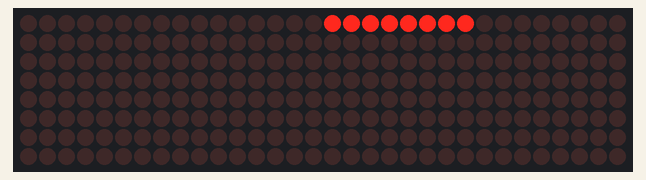
The program below on a simulated ATmega16, built with avr-gcc and emulated at 16 MHz. On the bench: 32×8 LED matrix. Wiring (inferred from the names in the program): 4 × MAX7219 LED driver (orientation assumed): data PC5; clock PC4; CS PC3. Random numbers use the default seed unless the program sets one; EEPROM starts erased.

Above: at 0.1 s.
At 10.9 s:
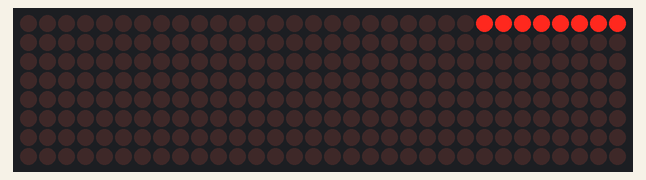
At 19.3 s:
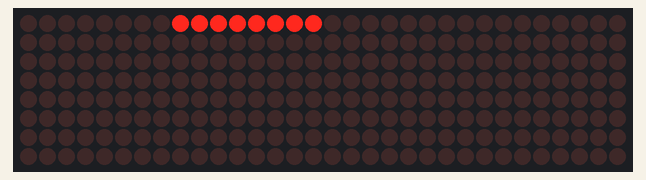
At 38.5 s:
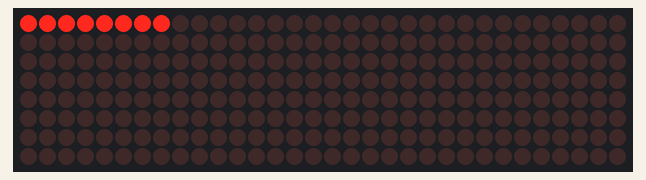

Measured:
- what the display in image 1 shows lasts 1.0 s, from 10.8 s to 11.8 s

The program:

main.c
```c
#ifndef F_CPU
#define F_CPU 16000000UL // 16 MHz
#endif

#include <avr/io.h>
#include <util/delay.h>
#include <stdlib.h>
#include <avr/eeprom.h>
#include "max7219.h"

/*
 * EEPROM read/write random seed
 *     https://www.avrfreaks.net/comment/558497#comment-558497
 * Generate random:
 *     https://www.avrfreaks.net/comment/205063#comment-205063
 *     https://www.avrfreaks.net/comment/946395#comment-946395
 * avr-libc:
 *     https://www.nongnu.org/avr-libc/user-manual/group__avr__eeprom.html
 */
void seedTheRand() {
    uint8_t state = eeprom_read_byte((uint8_t *) 0);
    srand(state);
    rand();

    // Alternative: #define RANDINT(n) (random() / (RANDOM_MAX/(n) + 1))
    //          or:                     rand()   / (RAND_MAX  / n  + 1)
    int newState = (int) ((double)rand() / ((double)RAND_MAX + 1) * 255);
    eeprom_write_byte((uint8_t *) 0, newState);
}

int getNextRandom() {
    return (int) ((double)rand() / ((double)RAND_MAX + 1) * 4);
}

int main(void) {
    MAX7219_Init();
    MAX7219_SetBrightness(7);

    seedTheRand();

    for (;;) {
        int randomMatrix = getNextRandom();
        MAX7219_DisplayRowOfMatrix(0, 0b11111111, randomMatrix);

        _delay_ms(1000);

        MAX7219_Clear();

        _delay_ms(200);
    }

    return 0;
}
```

max7219.h
```c
void MAX7219_Init(void);
void MAX7219_Clear(void);
void MAX7219_SetBrightness(uint8_t brightness);
void MAX7219_DisplayRow(uint8_t row, uint8_t cols);
void MAX7219_DisplayRowOfMatrix(uint8_t row, uint8_t cols, int8_t matrix);
```

max7219.c
```c
/*
 * ATMega328P + MAX7219
 *
 * http://ee.cleversoul.com/max7219-source.html
 * https://www.mikrocontroller.net/topic/347500
 * http://www.netzmafia.de/skripten/hardware/RasPi/Projekt-MAX7219/index.html
 *
 * https://github.com/vancegroup-mirrors/avr-libc/blob/master/avr-libc/include/avr/iom328p.h
 */


#include <avr/io.h>
#include "max7219.h"

/*
 **********************************************************
 * ADJUSTABLE CONSTANTS FOR INDIVIDUAL USAGE
 **********************************************************
 */

// number of daisy chained matrixes in total
#define MATRIX_COUNT     4
#define MATRIX_ROWS      8

// used registers and pins
#define ATMEGA_DDR        DDRC
#define ATMEGA_PORT       PORTC
#define DATA_PIN          PC5     // DIN
#define CLK_PIN           PC4     // CLK
#define LOAD_PIN          PC3     // CS

/*
 **********************************************************
 * SET CONSTANTS
 **********************************************************
 */

// registers
#define REG_DECODE        0x09
#define REG_INTENSITY     0x0a
#define REG_SCAN_LIMIT    0x0b
#define REG_SHUTDOWN      0x0c
#define REG_DISPLAY_TEST  0x0f
#define REG_NO_OP         0x00
#define REG_DIGIT0        0x01
#define REG_DIGIT1        0x02
#define REG_DIGIT2        0x03
#define REG_DIGIT3        0x04
#define REG_DIGIT4        0x05
#define REG_DIGIT5        0x06
#define REG_DIGIT6        0x07
#define REG_DIGIT7        0x08

// display intensity
#define INTENSITY_MIN     0x00
#define INTENSITY_MAX     0x0f

// macros
#define DATA_0()      (ATMEGA_PORT &= ~(1 << DATA_PIN))
#define DATA_1()      (ATMEGA_PORT |=  (1 << DATA_PIN))
#define CLK_0()       (ATMEGA_PORT &= ~(1 << CLK_PIN))
#define CLK_1()       (ATMEGA_PORT |=  (1 << CLK_PIN))
#define LOAD_0()      (ATMEGA_PORT &= ~(1 << LOAD_PIN))
#define LOAD_1()      (ATMEGA_PORT |=  (1 << LOAD_PIN))

// private prototypes
static void MAX7219_Write(uint8_t reg_number, uint8_t data);
static void MAX7219_Write_Data(uint8_t reg_number, uint8_t data, int8_t matrix);
static void MAX7219_SendByte(uint8_t data);
static void MAX7219_pinOutput(uint8_t pin);

/*
 **********************************************************
 * SET CONSTANTS
 **********************************************************
 */

#define BUFFER_SIZE     (MATRIX_COUNT * MATRIX_ROWS)
// uint8_t buffer[BUFFER_SIZE];


void MAX7219_Init(void) {
    // set pins as output
    MAX7219_pinOutput(DATA_PIN);
    MAX7219_pinOutput(CLK_PIN);
    MAX7219_pinOutput(LOAD_PIN);

    LOAD_1();
    CLK_0();
    DATA_0();

    MAX7219_Write(REG_SCAN_LIMIT, 7);                   // set up to scan all eight digits
    MAX7219_Write(REG_DECODE, 0);                       // set to "no decode" for all digits
    MAX7219_Write(REG_SHUTDOWN, 1);                     // put MAX7219 into "normal" mode
    MAX7219_Write(REG_DISPLAY_TEST, 0);                 // put MAX7219 into "normal" mode
    MAX7219_Clear();                                    // clear all digits
    MAX7219_SetBrightness(INTENSITY_MAX);               // set to maximum intensity
}

void MAX7219_pinOutput(uint8_t pin) {
    ATMEGA_DDR |= (1 << pin);
}

void MAX7219_Clear(void) {
    // turn all segments off
    /*for (uint8_t i = 0; i < BUFFER_SIZE; i++) {
        buffer[i] = 0;
    }*/
    //for (uint8_t i = 0; i < MATRIX_COUNT; i++) {
        for (uint8_t j = 0+1; j <= MATRIX_ROWS; j++) {
            MAX7219_Write(j, 0);
        }
    //}
}

void MAX7219_SetBrightness(uint8_t brightness) {
    // mask off extra bits and set brightness
    brightness &= INTENSITY_MAX;
    for (uint8_t i = 0; i < MATRIX_COUNT; i++) {
        MAX7219_Write(REG_INTENSITY, brightness);
    }
}

/*
 * Use this function to write data if
 *   - there is just one matrix or
 *   - all daisy chained matrixes shall display the same thing.
 *
 * row: 1st row is 0, last row is 7
 * cols: one byte e.g. 0b10101010
 */
void MAX7219_DisplayRow(uint8_t row, uint8_t cols) {
    MAX7219_DisplayRowOfMatrix(row, cols, -1);
}

/*
 * Use this function to write data if you want to send data to one specific matrix out of several.
 *
 * row: 1st row is 0, last row is 7
 * cols: one byte e.g. 0b10101010
 * matrix: 0-n, where 0 is the 1st matrix and n is the max number of matrixes (MATRIX_COUNT) - 1; for the meaning of the special value -1 see MAX7219_DisplayRow().
 */
void MAX7219_DisplayRowOfMatrix(uint8_t row, uint8_t cols, int8_t matrix) {
    if (row < 0 && row > 7) {
        return;
    }
    if (matrix >= MATRIX_COUNT) {
        matrix = MATRIX_COUNT - 1;
    }
    MAX7219_Write_Data(row, cols, matrix);
}

static void MAX7219_Write_Data(uint8_t row, uint8_t dataout, int8_t matrix) {
    // take LOAD low to begin
    LOAD_0();

    uint8_t reg_number = row + 1;

    if (matrix < 0) {
        // write register number to MAX7219 and write data to MAX7219
        // also save data in buffer
        /*for (uint8_t i = 0; i <= MATRIX_COUNT; i++) {
            uint8_t bufferPos = row + i * MATRIX_ROWS;
            buffer[bufferPos] = dataout;
        }*/
        for (uint8_t i = 0; i < MATRIX_COUNT; i++) {
            MAX7219_SendByte(reg_number);
            MAX7219_SendByte(dataout);
	}
    } else {
        // same as -1 but change only byte of specified matrix
        for (int8_t i = (MATRIX_COUNT-1); i >= 0; i--) {
            // uint8_t bufferPos = row + i * MATRIX_ROWS;

            if (i == matrix) {
                // buffer[bufferPos] = dataout;
                MAX7219_SendByte(reg_number);
                MAX7219_SendByte(dataout);
            } else {
                // MAX7219_SendByte(buffer[bufferPos]);
                MAX7219_SendByte(REG_NO_OP);
                MAX7219_SendByte(REG_NO_OP);
            }
        }
    }

    // take LOAD high to latch in data and end writing
    LOAD_1();
}

static void MAX7219_Write(uint8_t reg_number, uint8_t dataout) {
    // take LOAD low to begin
    LOAD_0();

    // write register number to MAX7219 and write data to MAX7219
    MAX7219_SendByte(reg_number);
    MAX7219_SendByte(dataout);

    // take LOAD high to latch in data and end writing
    LOAD_1();
}

static void MAX7219_SendByte(uint8_t dataout) {
    for (uint8_t i = MATRIX_ROWS; i > 0; i--) {
        CLK_0();
        // output one data bit
        uint8_t mask = 1 << (i - 1);
        if (dataout & mask) {
            DATA_1();
        } else {
            DATA_0();
        }
        CLK_1();
    }
}
```
